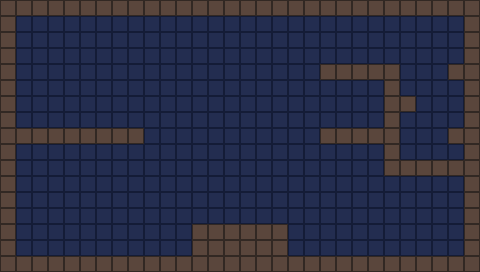

This is a level from a 2D game, rendered from its Tiled map with the project's own tilesets. A one-line summary and the complete map file follow:
An orthogonal 30x17 tile map with 16x16 px tiles, 2 tile layers (background, collision), 3 tilesets and 16 objects (6x coin, 2x torch, 2x dagger, 2x enemy, playerStart, ...).

<map version="1.10" tiledversion="1.12.2" orientation="orthogonal" renderorder="right-down" width="30" height="17" tilewidth="16" tileheight="16" infinite="0" nextlayerid="5" nextobjectid="27">
 <tileset firstgid="1" name="brick_bg" tilewidth="16" tileheight="16" tilecount="1" columns="1">
  <image source="../gfx/brick_bg.png" width="16" height="16" />
 </tileset>
 <tileset firstgid="2" name="collision_tile" tilewidth="16" tileheight="16" tilecount="1" columns="1">
  <image source="../gfx/tile.png" width="16" height="16" />
  <tile id="0">
   <properties>
    <property name="solid" type="bool" value="true" />
   </properties>
  </tile>
 </tileset>
 <tileset firstgid="3" name="passage_tile" tilewidth="16" tileheight="16" tilecount="1" columns="1">
  <image source="../gfx/passage.png" width="16" height="16" />
  <tile id="0">
   <properties>
    <property name="solid" type="bool" value="false" />
   </properties>
  </tile>
 </tileset>
 <layer id="1" name="background" width="30" height="17">
  <data encoding="csv">
1,1,1,1,1,1,1,1,1,1,1,1,1,1,1,1,1,1,1,1,1,1,1,1,1,1,1,1,1,1,
1,1,1,1,1,1,1,1,1,1,1,1,1,1,1,1,1,1,1,1,1,1,1,1,1,1,1,1,1,1,
1,1,1,1,1,1,1,1,1,1,1,1,1,1,1,1,1,1,1,1,1,1,1,1,1,1,1,1,1,1,
1,1,1,1,1,1,1,1,1,1,1,1,1,1,1,1,1,1,1,1,1,1,1,1,1,1,1,1,1,1,
1,1,1,1,1,1,1,1,1,1,1,1,1,1,1,1,1,1,1,1,1,1,1,1,1,1,1,1,1,1,
1,1,1,1,1,1,1,1,1,1,1,1,1,1,1,1,1,1,1,1,1,1,1,1,1,1,1,1,1,1,
1,1,1,1,1,1,1,1,1,1,1,1,1,1,1,1,1,1,1,1,1,1,1,1,1,1,1,1,1,1,
1,1,1,1,1,1,1,1,1,1,1,1,1,1,1,1,1,1,1,1,1,1,1,1,1,1,1,1,1,1,
1,1,1,1,1,1,1,1,1,1,1,1,1,1,1,1,1,1,1,1,1,1,1,1,1,1,1,1,1,1,
1,1,1,1,1,1,1,1,1,1,1,1,1,1,1,1,1,1,1,1,1,1,1,1,1,1,1,1,1,1,
1,1,1,1,1,1,1,1,1,1,1,1,1,1,1,1,1,1,1,1,1,1,1,1,1,1,1,1,1,1,
1,1,1,1,1,1,1,1,1,1,1,1,1,1,1,1,1,1,1,1,1,1,1,1,1,1,1,1,1,1,
1,1,1,1,1,1,1,1,1,1,1,1,1,1,1,1,1,1,1,1,1,1,1,1,1,1,1,1,1,1,
1,1,1,1,1,1,1,1,1,1,1,1,1,1,1,1,1,1,1,1,1,1,1,1,1,1,1,1,1,1,
1,1,1,1,1,1,1,1,1,1,1,1,1,1,1,1,1,1,1,1,1,1,1,1,1,1,1,1,1,1,
1,1,1,1,1,1,1,1,1,1,1,1,1,1,1,1,1,1,1,1,1,1,1,1,1,1,1,1,1,1,
1,1,1,1,1,1,1,1,1,1,1,1,1,1,1,1,1,1,1,1,1,1,1,1,1,1,1,1,1,1
</data>
 </layer>
 <layer id="2" name="collision" width="30" height="17">
  <data encoding="csv">
2,2,2,2,2,2,2,2,2,2,2,2,2,2,2,2,2,2,2,2,2,2,2,2,2,2,2,2,2,2,
2,0,0,0,0,0,0,0,0,0,0,0,0,0,0,0,0,0,0,0,0,0,0,0,0,0,0,0,0,2,
2,0,0,0,0,0,0,0,0,0,0,0,0,0,0,0,0,0,0,0,0,0,0,0,0,0,0,0,0,2,
2,0,0,0,0,0,0,0,0,0,0,0,0,0,0,0,0,0,0,0,0,0,0,0,0,0,0,0,0,2,
2,0,0,0,0,0,0,0,0,0,0,0,0,0,0,0,0,0,0,0,2,2,2,2,2,0,0,0,2,2,
2,0,0,0,0,0,0,0,0,0,0,0,0,0,0,0,0,0,0,0,0,0,0,0,2,0,0,0,0,2,
2,0,0,0,0,0,0,0,0,0,0,0,0,0,0,0,0,0,0,0,0,0,0,0,2,2,0,0,0,2,
2,0,0,0,0,0,0,0,0,0,0,0,0,0,0,0,0,0,0,0,0,0,0,0,2,0,0,0,0,2,
2,2,2,2,2,2,2,2,2,0,0,0,0,0,0,0,0,0,0,0,2,2,2,2,2,0,0,0,2,2,
2,0,0,0,0,0,0,0,0,0,0,0,0,0,0,0,0,0,0,0,0,0,0,0,2,0,0,0,0,2,
2,0,0,0,0,0,0,0,0,0,0,0,0,0,0,0,0,0,0,0,0,0,0,0,2,2,2,2,2,2,
2,0,0,0,0,0,0,0,0,0,0,0,0,0,0,0,0,0,0,0,0,0,0,0,0,0,0,0,0,2,
2,0,0,0,0,0,0,0,0,0,0,0,0,0,0,0,0,0,0,0,0,0,0,0,0,0,0,0,0,2,
2,0,0,0,0,0,0,0,0,0,0,0,0,0,0,0,0,0,0,0,0,0,0,0,0,0,0,0,0,2,
2,0,0,0,0,0,0,0,0,0,0,0,2,2,2,2,2,2,0,0,0,0,0,0,0,0,0,0,0,2,
2,0,0,0,0,0,0,0,0,0,0,0,2,2,2,2,2,2,0,0,0,0,0,0,0,0,0,0,0,2,
2,2,2,2,2,2,2,2,2,2,2,2,2,2,2,2,2,2,2,2,2,2,2,2,2,2,2,2,2,2
</data>
 </layer>
 <objectgroup id="3" name="objects">
  <object id="1" name="playerStart" type="playerStart" x="48" y="112" width="16" height="16" />
  <object id="3" name="chest" type="chest" x="32" y="240" width="16" height="16" />
  <object id="4" name="coin1" type="coin" x="120" y="248" width="8" height="8" />
  <object id="5" name="coin2" type="coin" x="340" y="248" width="8" height="8" />
  <object id="6" name="coin3" type="coin" x="336" y="112" width="8" height="8" />
  <object id="7" name="torchLeft" type="torch" x="16" y="100" width="16" height="16" />
  <object id="8" name="torchRight" type="torch" x="448" y="100" width="16" height="16" />
  <object id="9" name="dagger1" type="dagger" x="112" y="112" width="16" height="16" />
  <object id="10" name="dagger2" type="dagger" x="352" y="48" width="16" height="16" />
  <object id="18" name="enemy3" type="enemy" x="160" y="240" width="16" height="16">
   <properties>
    <property name="enemyType" value="knight" />
   </properties>
  </object>
  <object id="20" name="flyer1" type="enemy" x="64" y="208" width="16" height="16">
   <properties>
    <property name="enemyType" value="flyer" />
   </properties>
  </object>
  <object id="23" name="coin1" type="coin" x="240" y="208" width="8" height="8" />
  <object id="24" name="coin1" type="coin" x="192" y="208" width="8" height="8" />
  <object id="25" name="coin1" type="coin" x="272" y="208" width="8" height="8" />
  <object id="26" name="exitGate" type="exitGate" x="448" y="240" width="16" height="16">
   <properties>
    <property name="nextLevel" value="maps/sample_room.tmx" />
   </properties>
  </object>
 </objectgroup>
 <objectgroup id="4" name="Rooms" locked="1">
  <object id="27" name="startRoom" x="0" y="0" width="480" height="272" />
 </objectgroup>
</map>
